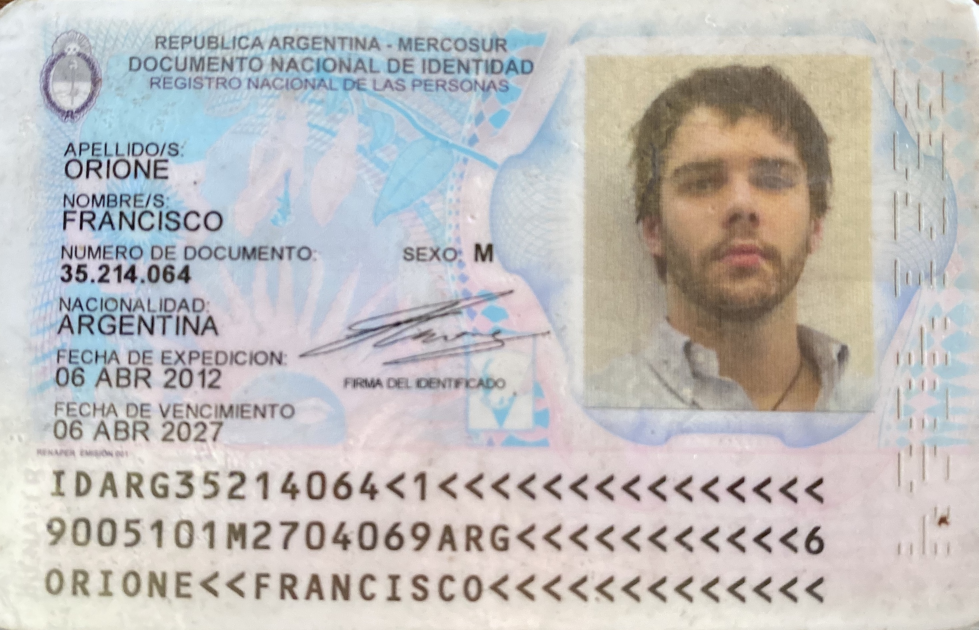
#> input picture attached_assets/IMG_1341_1768082242925.jpeg, 2935 x 1890 px (shown at 1/3 size)
$ python -i template_analyzer.py   (imports and definitions only)   (older library calls are emulated)
#> lines starting #> are read from the running program, lines starting #| are printed output that depends on the picture; after the words box and inside, x2 and y2 are one past the last pixel; in counts of white or black regions, pixels touching at a corner belong together
### kyc_platform/shared/logging.py
import logging
import sys
import json
from datetime import datetime
from typing import Any

from kyc_platform.shared.config import config


class StructuredFormatter(logging.Formatter):
    # [15 lines left out: function format, not called in this run]


def get_logger(name: str) -> logging.Logger:
    logger = logging.getLogger(name)

    if not logger.handlers:
        handler = logging.StreamHandler(sys.stdout)
        handler.setFormatter(StructuredFormatter())
        logger.addHandler(handler)
        logger.setLevel(getattr(logging, config.LOG_LEVEL))
        logger.propagate = False

    return logger


# [12 lines left out: function log_with_context, not called in this run]

### kyc_platform/workers/ocr_dni/heuristics/template_analyzer.py
import json
import os
from typing import Any, Optional
from pathlib import Path
from PIL import Image
import numpy as np

try:
    import cv2
    cv2_available = True
except ImportError:
    cv2 = None
    cv2_available = False

from kyc_platform.shared.logging import get_logger

# [1 line that did not run here, left out]

TEMPLATES_PATH = Path(__file__).parent.parent.parent.parent.parent / "data" / "reference_samples" / "dni" / "templates.json"


class TemplateAnalyzer:

    def __init__(self):
        self.templates = self._load_templates()
        self.variant_detector = VariantDetector()

    def _load_templates(self) -> dict:
        try:
            if TEMPLATES_PATH.exists():
                with open(TEMPLATES_PATH, "r") as f:
                    return json.load(f)
            else:
                logger.warning(f"Templates file not found: {TEMPLATES_PATH}")
                return {"variants": {}}
        except Exception as e:
            logger.error(f"Failed to load templates: {e}")
            return {"variants": {}}

    # [356 lines left out: functions analyze, _verify_zone, _run_verification, _check_saturation, _check_iridescence, _check_color_variance and 12 more, not called in this run]


class VariantDetector:

    def detect(self, image: np.ndarray, side: str = "front") -> str:
        if not cv2_available:
            return "nuevo_2019"

        try:
            h, w = image.shape[:2]

            if side == "front":
                return self._detect_front_variant(image, h, w)
            else:
                return self._detect_back_variant(image, h, w)
        except Exception as e:
            logger.warning(f"Variant detection failed: {e}, defaulting to nuevo_2019")
            return "nuevo_2019"

    def _detect_front_variant(self, image: np.ndarray, h: int, w: int) -> str:
        has_pink = self._check_pink_presence(image)
        if has_pink:
            return "nuevo_2023"

        is_antiguo = self._check_antiguo_layout(image, h, w)
        if is_antiguo:
            return "antiguo"

        center_region = image[int(h*0.4):int(h*0.7), int(w*0.3):int(w*0.6)]
        has_face_in_sun = self._check_face_in_hologram(center_region)

        if has_face_in_sun:
            return "nuevo_2016"

        return "nuevo_2019"

    def _check_antiguo_layout(self, image: np.ndarray, h: int, w: int) -> bool:
        try:
            right_photo_region = image[int(h*0.05):int(h*0.65), int(w*0.52):int(w*0.98)]
            left_photo_region = image[int(h*0.05):int(h*0.55), 0:int(w*0.30)]

            def has_skin_tones(region):
                hsv = cv2.cvtColor(region, cv2.COLOR_BGR2HSV)
                skin_mask1 = cv2.inRange(hsv, (0, 20, 70), (20, 255, 255))
                skin_mask2 = cv2.inRange(hsv, (0, 10, 100), (25, 150, 255))
                skin_ratio = (np.sum(skin_mask1 > 0) + np.sum(skin_mask2 > 0)) / (2 * region.size / 3)
                return skin_ratio

            right_skin = has_skin_tones(right_photo_region)
            left_skin = has_skin_tones(left_photo_region)

            if right_skin > 0.08 and right_skin > left_skin * 1.2:
                return True

            bottom_region = image[int(h*0.72):h, :]
            gray = cv2.cvtColor(bottom_region, cv2.COLOR_BGR2GRAY)

            _, binary = cv2.threshold(gray, 0, 255, cv2.THRESH_BINARY + cv2.THRESH_OTSU)
            row_profile = np.mean(binary, axis=1)
            transitions = np.sum(np.abs(np.diff(row_profile)) > 40)

            if transitions >= 4:
                return True

            return False
        except Exception:
            return False

    # [79 lines left out: functions _get_photo_presence_score, _check_mrz_on_front, _detect_back_variant, _get_barcode_density, not called in this run]

    def _check_pink_presence(self, image: np.ndarray) -> bool:
        try:
            hsv = cv2.cvtColor(image, cv2.COLOR_BGR2HSV)
            pink_mask = cv2.inRange(hsv, (140, 20, 100), (180, 255, 255))
            pink_ratio = np.sum(pink_mask > 0) / pink_mask.size
            return pink_ratio > 0.02
        except Exception:
            return False

    # [54 lines left out: functions _get_edge_density, _check_face_in_hologram, _check_mrz_presence, _check_text_density, not called in this run]


# [1 line that did not run here, left out]

>>> import cv2
>>> picture = cv2.imread('../../../../attached_assets/IMG_1341_1768082242925.jpeg')
#> picture is the input picture: shape (1890, 2935, 3); mean B, G, R 187.7, 189.6, 192.1
>>> result = VariantDetector().detect(picture)
#> in _check_pink_presence, `hsv = cv2.cvtColor(image, cv2.COLOR_BGR2HSV)`: hsv: shape (1890, 2935, 3); mean H, S, V 64.9, 30.8, 200.8
#> in _check_pink_presence, `pink_mask = cv2.inRange(hsv, (140, 20, 100), (180, 255, 255))`:
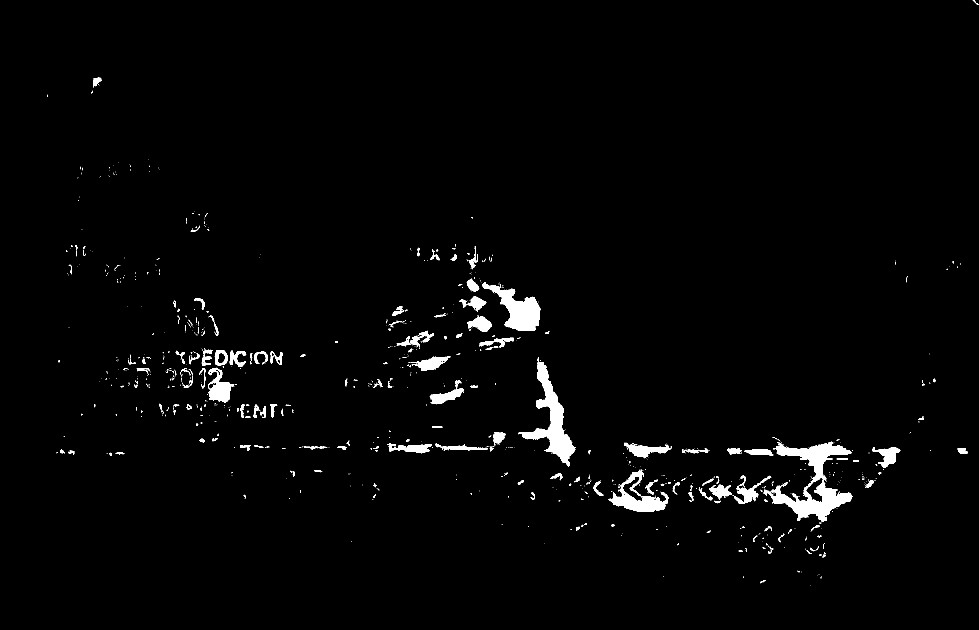
#> pink_mask: shape (1890, 2935) (shown at 1/3 size); 1.9% white; 1033 white regions (840 under 20 px), largest, box (x1, y1, x2, y2) and area: (2306, 1325, 2558, 1564) 20376, (1554, 1072, 1728, 1400) 14323, (1446, 846, 1621, 992) 10579
#> in _check_pink_presence, `pink_ratio = np.sum(pink_mask > 0) / pink_mask.size`: pink_ratio = 0.0188
#> in _detect_front_variant, `has_pink = self._check_pink_presence(image)`: has_pink = False
#> in _check_antiguo_layout, `right_photo_region = image[int(h*0.05):int(h*0.65), int(w*0.52):int(w*..`:
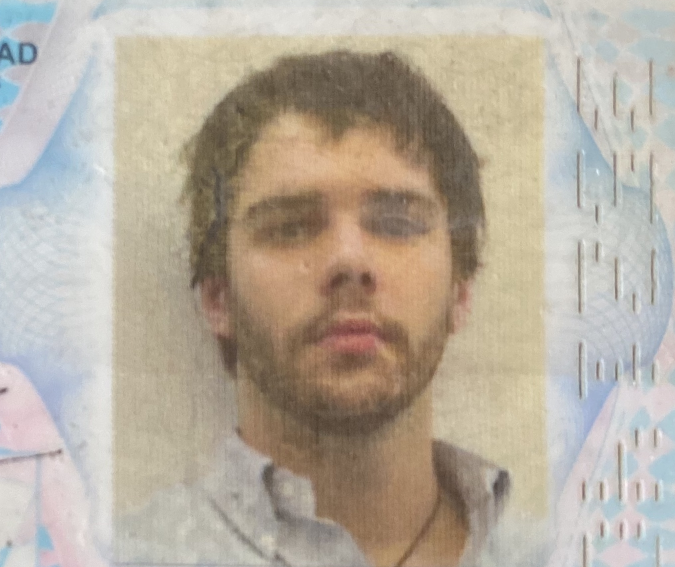
#> right_photo_region: shape (1134, 1350, 3) (shown at 1/2 size); mean B, G, R 158, 172.1, 182
#> in _check_antiguo_layout, `left_photo_region = image[int(h*0.05):int(h*0.55), 0:int(w*0.30)]`:
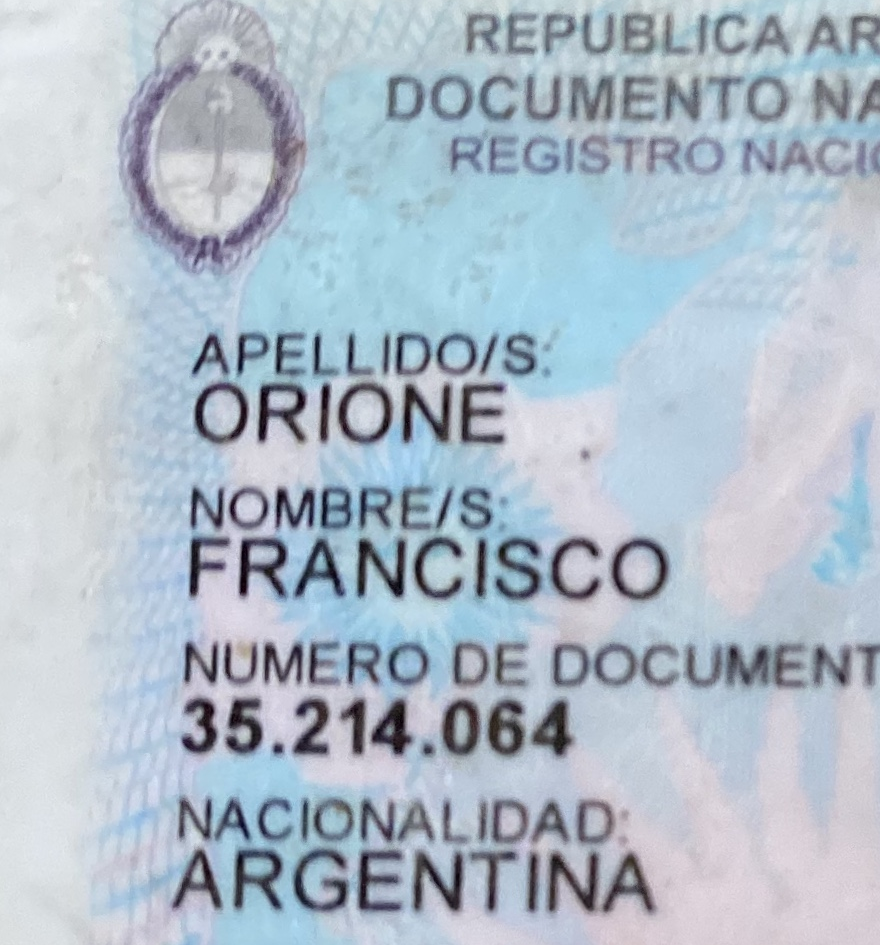
#> left_photo_region: shape (945, 880, 3); mean B, G, R 201.7, 189.1, 176.4
#> in has_skin_tones, `hsv = cv2.cvtColor(region, cv2.COLOR_BGR2HSV)`: hsv: shape (1134, 1350, 3); mean H, S, V 41, 45.7, 185.1
#> in has_skin_tones, `skin_mask1 = cv2.inRange(hsv, (0, 20, 70), (20, 255, 255))`:
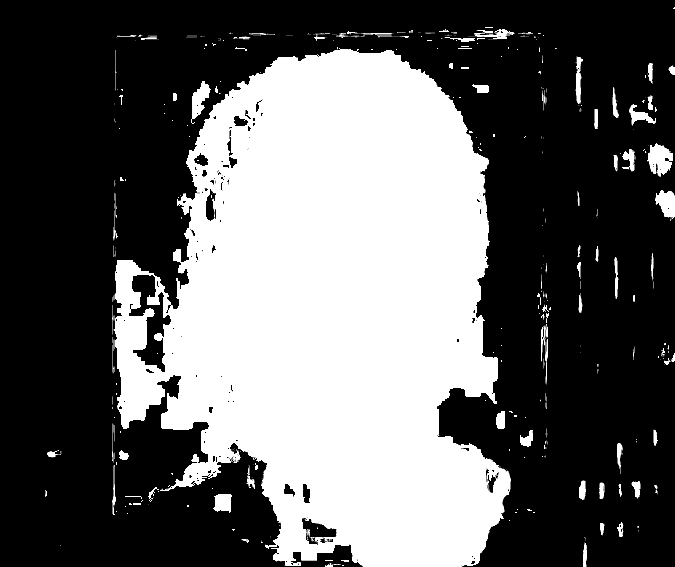
#> skin_mask1: shape (1134, 1350) (shown at 1/2 size); 38.4% white; 459 white regions (337 under 20 px), largest, box (x1, y1, x2, y2) and area: (228, 96, 1022, 1134) 563771, (1294, 286, 1346, 354) 2264, (1310, 380, 1350, 438) 1585
#> in has_skin_tones, `skin_mask2 = cv2.inRange(hsv, (0, 10, 100), (25, 150, 255))`:
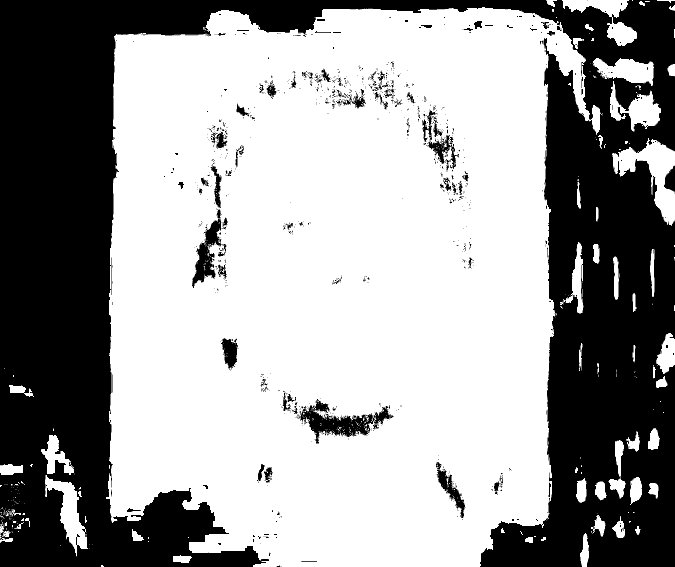
#> skin_mask2: shape (1134, 1350) (shown at 1/2 size); 62.1% white; 977 black regions (866 under 20 px), largest, box (x1, y1, x2, y2) and area: (0, 0, 1350, 1134) 553573, (599, 798, 787, 888) 5681, (384, 418, 443, 576) 3384
#> in has_skin_tones, `skin_ratio = (np.sum(skin_mask1 > 0) + np.sum(skin_mask2 > 0)) / (2 * ..`: skin_ratio = 0.503
#> in has_skin_tones (call 2), `hsv = cv2.cvtColor(region, cv2.COLOR_BGR2HSV)`: hsv: shape (945, 880, 3); mean H, S, V 110.3, 34.4, 201.8
#> in has_skin_tones (call 2), `skin_mask1 = cv2.inRange(hsv, (0, 20, 70), (20, 255, 255))`:
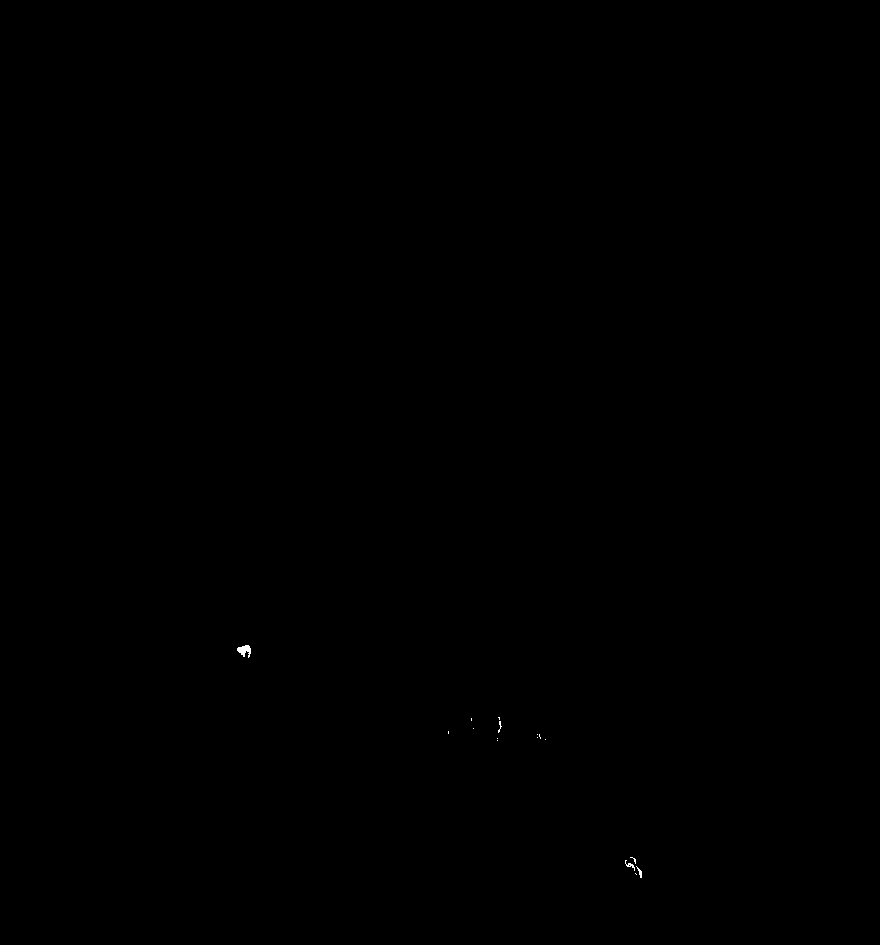
#> skin_mask1: shape (945, 880); 0.03% white; 16 white regions (13 under 20 px), largest, box (x1, y1, x2, y2) and area: (237, 645, 251, 658) 108, (625, 860, 635, 871) 33, (636, 866, 642, 878) 27
#> in has_skin_tones (call 2), `skin_mask2 = cv2.inRange(hsv, (0, 10, 100), (25, 150, 255))`: skin_mask2: shape (945, 880); 0.03% white; 8 white regions (7 under 20 px), largest, box (x1, y1, x2, y2) and area: (235, 643, 251, 660) 193
#> in has_skin_tones (call 2), `skin_ratio = (np.sum(skin_mask1 > 0) + np.sum(skin_mask2 > 0)) / (2 * ..`: skin_ratio = 0.000268
#> in _detect_front_variant, `is_antiguo = self._check_antiguo_layout(image, h, w)`: is_antiguo = True
#> result = 'antiguo'
